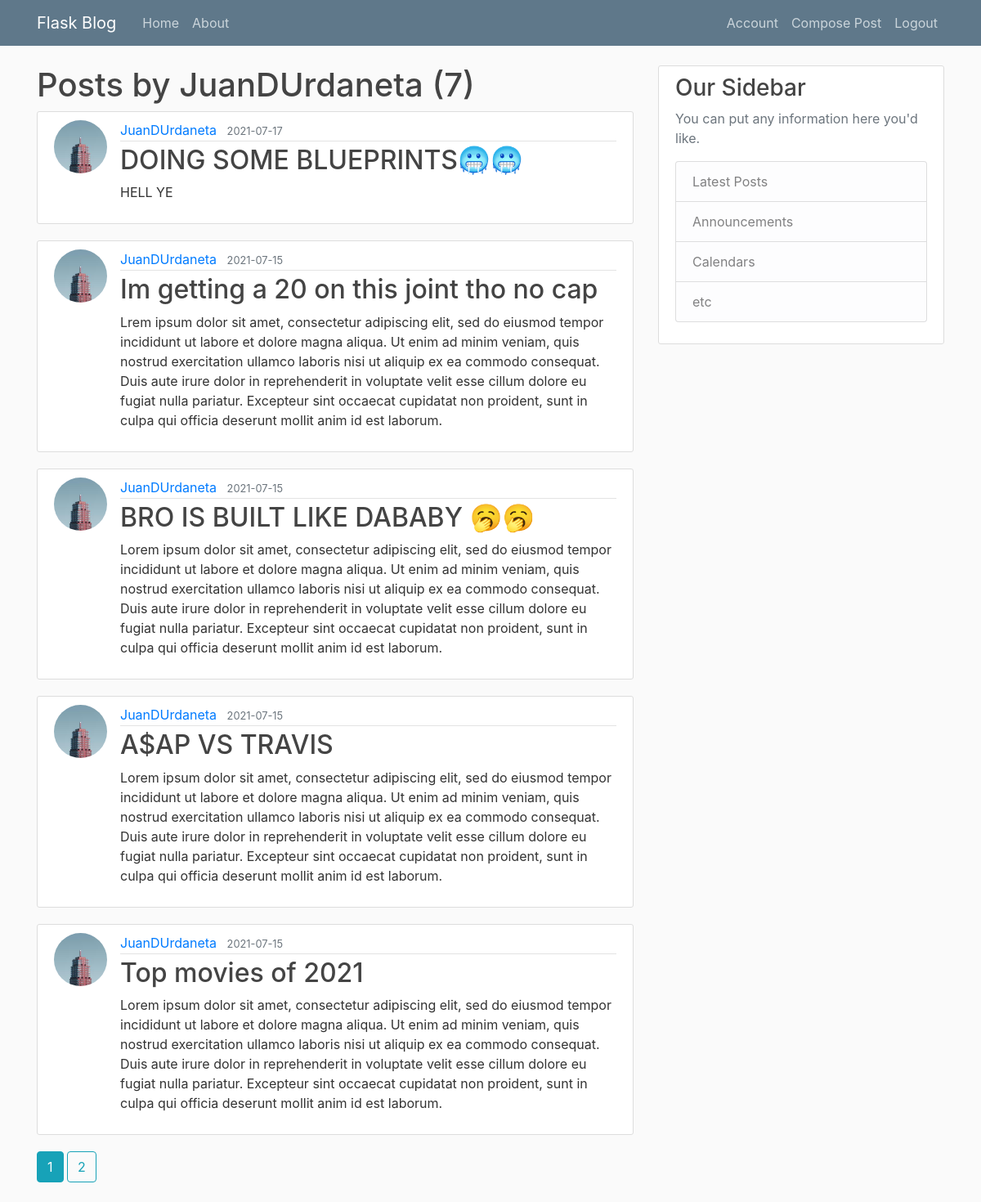
/user/JuanDUrdaneta (signed in), run on the app's committed database.
### flaskblog/models.py (models this page shows, shortened)
class User(db.Model, UserMixin):
    id = db.Column(db.Integer, primary_key=True)
    username = db.Column(db.String(20), unique=True, nullable=False)
    email = db.Column(db.String(120), unique=True, nullable=False)
    image_file = db.Column(db.String(20), nullable=False, default='default.jpg')
    password = db.Column(db.String(60), nullable=False)
    posts = db.relationship('Post', backref='author', lazy=True)

class Post(db.Model):
    id = db.Column(db.Integer, primary_key=True)
    title = db.Column(db.String(100), nullable=False)
    date_posted = db.Column(db.DateTime, nullable=False, default=datetime.utcnow)
    content = db.Column(db.Text, nullable=False)
    user_id = db.Column(db.Integer, db.ForeignKey('user.id'), nullable=False)

### flaskblog/users/routes.py (the view)
@users.route("/user/<string:username>")
def user_posts(username):
    page = request.args.get('page', 1, type=int)
    user = User.query.filter_by(username=username).first_or_404()
    posts = Post.query.filter_by(author=user).order_by(Post.date_posted.desc()).paginate(page=page, per_page=5)
    return render_template('user_posts.html', title=user.username, posts=posts, user=user)

### flaskblog/models.py (called while the page is built)
@login_manager.user_loader
def load_user(user_id):
    return User.query.get(int(user_id))

### flaskblog/templates/user_posts.html
{% extends "layout.html" %}
{% block content %}
    <h1>Posts by {{user.username}} ({{posts.total}})</h1>
    {% for post in posts.items %}
        <article class="media content-section">
          <img src="{{url_for('static', filename='profile_pics/'+ post.author.image_file )}}" class="rounded-circle article-img">
          <div class="media-body">
            <div class="article-metadata">
              <a class="mr-2" href="{{url_for('users.user_posts', username = post.author.username)}}">{{ post.author.username }}</a>
              <small class="text-muted">{{ post.date_posted.strftime('%Y-%m-%d') }}</small>
            </div>
            <h2><a class="article-title" href="{{url_for('posts.post', post_id=post.id)}}">{{ post.title }}</a></h2>
            <p class="article-content">{{ post.content }}</p>
          </div>
        </article>
    {% endfor %}
      {% for page_num in posts.iter_pages(left_edge=1, right_edge=1, left_current=1, right_current=2) %}
        {% if page_num %}
          {% if posts.page == page_num %}
          <a href="{{url_for('users.user_posts', page=page_num, username=user.username)}}" class="btn btn-info mb-4">{{page_num}}</a>
          {% else %}
          <a href="{{url_for('users.user_posts', page=page_num, username=user.username)}}" class="btn btn-outline-info mb-4">{{page_num}}</a>
          {% endif %}
        {% else %}
        ...
        {% endif %}
      {% endfor %}
{% endblock content %}

### flaskblog/static/main.css (style rules this page uses)
body { background: #fafafa; color: #333333; margin-top: 5rem; }
h1, h2, h3, h4, h5, h6 { color: #444444; }
.content-section { background: #ffffff; padding: 10px 20px; border: 1px solid #dddddd; border-radius: 3px; margin-bottom: 20px; }
.article-title { color: #444444; }
.article-content { white-space: pre-line; }
.article-img { height: 65px; width: 65px; margin-right: 16px; object-fit: cover; }
.article-metadata { padding-bottom: 1px; margin-bottom: 4px; border-bottom: 1px solid #e3e3e3 }

### data on the page
User: username "JuanDUrdaneta"
Post: image_file (picture), author.username "JuanDUrdaneta", date_posted "2021-07-17", title "DOING SOME BLUEPRINTS🥶🥶", content "HELL YE"
Post: image_file (picture), author.username "JuanDUrdaneta", date_posted "2021-07-15", title "Im getting a 20 on this joint tho no cap", content "Lrem ipsum dolor sit amet, consectetur adipiscing elit, sed do eiusmod tempor incididunt ut labore et dolore magna aliqua. Ut enim ad minim veniam, quis nostrud exercitation ullamco laboris nisi ut aliquip ex ea commodo consequat. Duis aute irure dolor in reprehenderit in voluptate velit esse cillum dolore eu fugiat nulla pariatur. Excepteur sint occaecat cupidatat non proident, sunt in culpa qui officia deserunt mollit anim id est laborum."
Post: image_file (picture), author.username "JuanDUrdaneta", date_posted "2021-07-15", title "BRO IS BUILT LIKE DABABY 🥱🥱", content "Lorem ipsum dolor sit amet, consectetur adipiscing elit, sed do eiusmod tempor incididunt ut labore et dolore magna aliqua. Ut enim ad minim veniam, quis nostrud exercitation ullamco laboris nisi ut aliquip ex ea commodo consequat. Duis aute irure dolor in reprehenderit in voluptate velit esse cillum dolore eu fugiat nulla pariatur. Excepteur sint occaecat cupidatat non proident, sunt in culpa qui officia deserunt mollit anim id est laborum."
Post: image_file (picture), author.username "JuanDUrdaneta", date_posted "2021-07-15", title "A$AP VS TRAVIS", content "Lorem ipsum dolor sit amet, consectetur adipiscing elit, sed do eiusmod tempor incididunt ut labore et dolore magna aliqua. Ut enim ad minim veniam, quis nostrud exercitation ullamco laboris nisi ut aliquip ex ea commodo consequat. Duis aute irure dolor in reprehenderit in voluptate velit esse cillum dolore eu fugiat nulla pariatur. Excepteur sint occaecat cupidatat non proident, sunt in culpa qui officia deserunt mollit anim id est laborum."
Post: image_file (picture), author.username "JuanDUrdaneta", date_posted "2021-07-15", title "Top movies of 2021", content "Lorem ipsum dolor sit amet, consectetur adipiscing elit, sed do eiusmod tempor incididunt ut labore et dolore magna aliqua. Ut enim ad minim veniam, quis nostrud exercitation ullamco laboris nisi ut aliquip ex ea commodo consequat. Duis aute irure dolor in reprehenderit in voluptate velit esse cillum dolore eu fugiat nulla pariatur. Excepteur sint occaecat cupidatat non proident, sunt in culpa qui officia deserunt mollit anim id est laborum."

### other printed values
{{ posts.total }} "7"
{{ page_num }} "1"
{{ page_num }} "2"
